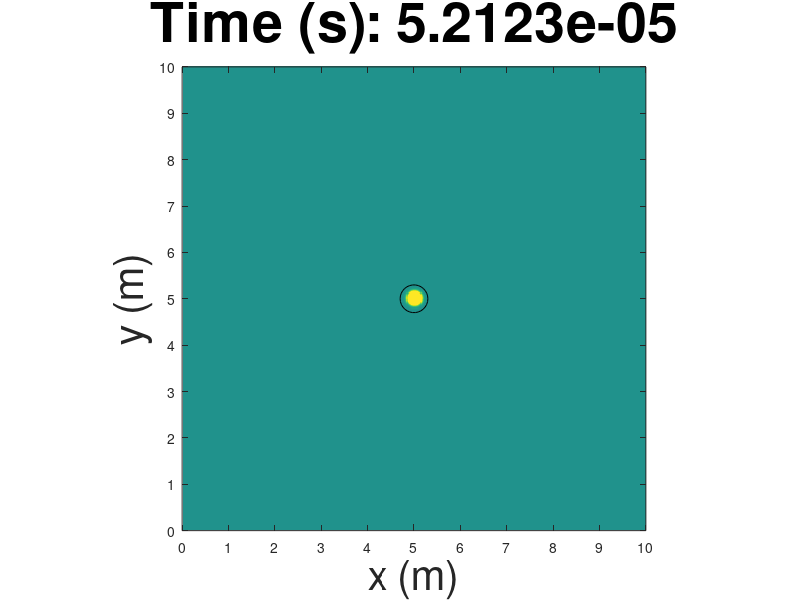

Reproduce this figure in MATLAB. (Note: this script raises an error after producing the figure.)
%program finite_difference_calculation_2D_with_screen_v1_scaled.m
%first edition 29112017
%addition of absorbing boundary layers (PML) Lei 19-01-2018
%screen 14012018
clear all
%close all

ax=100;
ay=100;

%%%%%%%%%%%%%%%%%%%%%%%%%%%%
%USER DEFINITIONS
%%%%%%%%%%%%%%%%%%%%%%%%%%%%
c0=340;
rho0=1.3;
factor=4;
xmax=10;
ymax=10;
nx=ax*factor;
ny=ay*factor;

sources=[5,5];

source_width_x=0.1;
source_width_y=0.1;
ywallbottom=0;

%ywalltop=1.5;
ywalltop=0.01;

xwall=5;
imovie=1;
ipauze=50;
nt=400;

%yymin=-0.05;
%yymax=0.08;

yymin=-0.15;
yymax=0.15;

schaal_v=[0 1.5];
schaal_p=[-0.1 0.1];




%%%%%%%%%%%%%%%%%%%%%%%%%%%%
%%%%%%%%%%%%%%%%%%%%%%%%%%%%
%%%%%%%%%%%%%%%%%%%%%%%%%%%%



vx=zeros(nx,ny);
vy=zeros(nx,ny);

x=linspace(0,xmax,nx)';
y=linspace(0,ymax,ny)';
xmat=x*ones(1,ny);
ymat=ones(nx,1)*y';

p=zeros(nx,ny);
%%%Ingang t=0%%%

for i=1:size(sources,1),
    p=p+exp(-((xmat-sources(i,1))/source_width_x).^2-((ymat-sources(i,2))/source_width_y).^2);
end

%p=exp(-((xmat-xsource)/source_width_x).^2-((ymat-ysource)/source_width_x).^2);


dx=x(2)-x(1);
dy=y(2)-y(1);

c=ones(nx,ny)*c0;

rho=ones(nx,ny)*rho0;

%rho(:,150:200)=0.1;

rhox=0.5*p./(c.^2);
rhoy=0.5*p./(c.^2);


dt=0.5*sqrt(dx^2+dy^2)/max(max(c));


%%%%%%%%%%%%%%%%%%%%%%%%%%%%%%%%%%%%%%%%%%%%%%%%%%%%%%%%%%%%%%%%%%%%%%%%%%%%%%%%%%
%%%%%%%%%%%%%%%%%%%%%%%%%%%%%%%%%%%%%%%%%%%%%%%%%%%%%%%%%%%%%%%%%%%%%%%%%%%%%%%%%%
%% PML
%%%%%%%%%%%%%%%%%%%%%%%%%%%%%%%%%%%%%%%%%%%%%%%%%%%%%%%%%%%%%%%%%%%%%%%%%%%%%%%%%%
%%%%%%%%%%%%%%%%%%%%%%%%%%%%%%%%%%%%%%%%%%%%%%%%%%%%%%%%%%%%%%%%%%%%%%%%%%%%%%%%%%

pml_x=ones(nx,1);
pml_y=ones(1,ny);

pml_size=20;  %%in number of pixels
decay_factor=4;

pml_index=1:pml_size;

%%%%%%%%%%%%%%%%%%%%%%%%%%%%%%%%%%%%%%%%%%%%%%%%%%%%%%%%%%%%%%%%%%%%%%%%%%%%%%%%
pml_x_up=decay_factor*(max(c(:))/dx)*((pml_index-pml_size-1)./(0-pml_size)).^4;
pml_x_down=decay_factor*(max(c(:))/dx)*(pml_index./pml_size).^4;

pml_x_up=exp(-pml_x_up*dt/2);
pml_x_down=exp(-pml_x_down*dt/2);


pml_y_left=decay_factor*(max(c(:))/dy)*((pml_index-pml_size-1)./(0-pml_size)).^4;
pml_y_right=decay_factor*(max(c(:))/dy)*(pml_index./pml_size).^4;

pml_y_left=exp(-pml_y_left*dt/2);
pml_y_right=exp(-pml_y_right*dt/2);

%%%%%%%%%%%%%%%%%%%%%%%%%%%%%%%%%%%%%%%%%%%%%%%%%%%%%%%%%%%%%%%%%%%%%%%%%%%%%%%%%


%%%%%%%%%%%%%%%%%%%%%%%%%%%%%%%%%%%%%%%%%%%%%%%%%%%%%%%%%%%%%%%%%%%%%%%%%%%%%%%%%
pml_x(1:pml_size,1)=pml_x_up;
pml_x(end-pml_size+1:end,1)=pml_x_down;
pml_y(1,1:pml_size)=pml_y_left;
pml_y(1,end-pml_size+1:end)=pml_y_right;
%%%%%%%%%%%%%%%%%%%%%%%%%%%%%%%%%%%%%%%%%%%%%%%%%%%%%%%%%%%%%%%%%%%%%%%%%%%%%%%%%


%%%%%%%%%%%%%%%%%%%%%%%%%%%%%%%%%%%%%%%%%%%%%%%%%%%%%%%%%%%%%%%%%%%%%%%%%%%%%%%%%%
decay_matrix_x=pml_x*ones(1,ny);
decay_matrix_y=ones(nx,1)*pml_y;
%%%%%%%%%%%%%%%%%%%%%%%%%%%%%%%%%%%%%%%%%%%%%%%%%%%%%%%%%%%%%%%%%%%%%%%%%%%%%%%%%%



 

%%%%%%%%%%%%%%%%%%%%%%%%%%%%%%%%%%%%%%%%%%%%%%%%%%%%%%%%%%%%%%%%%%%%%%%%%%%%%%%%%%
%%%%%%%%%%%%%%%%%%%%%%%%%%%%%%%%%%%%%%%%%%%%%%%%%%%%%%%%%%%%%%%%%%%%%%%%%%%%%%%%%%

%staggered grid



%T=(1:nt)';
image_counter=0;
AA=clock;AAA=['y',int2str(AA(1)),'m',int2str(AA(2)),'d',int2str(AA(3)),'_',int2str(AA(4)),'h',int2str(AA(5))];

noice=rand(nt,1);
for ii=1:nt
 voldx=vx;
 voldy=vy;
 
 
 p0=zeros(nx,ny);
 %%%Tijdsafhankelijke ingang%%%
 %if mod(ii,10)==1
 
 %for i=1:size(sources,1),
  %   p0=p0+noice(ii)*exp(-((xmat-sources(i,1))/source_width_x).^2-((ymat-sources(i,2))/source_width_y).^2);
 %end
 
 %end
 
 %pold=p+p0;
 %pold=p;
 
 rhoxold=rhox+0.5*p0./(c.^2);
 rhoyold=rhoy+0.5*p0./(c.^2);
 
 %rhoxold=rhox;
 %rhoyold=rhoy;


 %%%%%%%%%%%%%%%%%%%%%%%%%%%%%%%%%%%
 vx=decay_matrix_x.*(decay_matrix_x.*voldx-1./rho.*(circshift(p,[1,0])-circshift(p,[0,0]))/(dx)*dt);
 vy=decay_matrix_y.*(decay_matrix_y.*voldy-1./rho.*(circshift(p,[0 1])-circshift(p,[0 0]))/(dy)*dt);

 vx(1,:)=0;
 vx(end,:)=0;
 vy(:,1)=0;
 vy(:,end)=0;
 %IYbottom=find(y>=ywallbottom);
 %IYtop=find(y>=ywalltop);
 %IXW=find(x>=xwall);
 %vy(IYbottom(1):IYtop(1),IXW(1))=0;
 
 %%%%%%%%%%%%%%%%%%%%%%%%%%%%%%%%%%%%%
 
 %%%%%%%%%%%%%%%%%%%%%%%%%%%%%%%%%%%%%
 rhox=decay_matrix_x.*(decay_matrix_x.*rhoxold-rho.*(circshift(vx,[0,0])-circshift(vx,[-1,0]))/(dx)*dt);
 rhoy=decay_matrix_y.*(decay_matrix_y.*rhoyold-rho.*(circshift(vy,[0,0])-circshift(vy,[0,-1]))/(dy)*dt);
 %%%%%%%%%%%%%%%%%%%%%%%%%%%%%%%%%%%%%
 
 %%%%%%%%
 p=c.^2.*(rhox+rhoy);
 %%%%%%%%
 

 
 tijd=ii*dt;
  
 if mod(ii,ipauze)==1 || ii == nt
   

   figure(3);
   imagesc(p,schaal_p);
   title({['Time (s): ',num2str(tijd)]},'FontSize',40);
   xlabel('x (m)','FontSize',30)
   ylabel('y (m)','FontSize',30)
   zoom on
   xlim([0 nx]);
   ylim([0 ny]);
   set(gca,'Ydir','normal');
   hold on
   %h3=plot([IXW(1),IXW(1)],[IYbottom(1),IYtop(1)],'r');
   %set(h3,'LineWidth',3);
   %hold on
   plot((nx/xmax)*sources(:,2),(ny/ymax)*sources(:,1),'ko','MarkerSize', 20)
   
   hold off
   axis equal
   axis on
   %set(cga,'XTickLabel',{0,1,2,3,4,5,6,7,8,9,10});
   xticks([linspace(0,nx,11)])
   xticklabels({'0','1','2','3','4','5','6','7','8','9','10'})
   yticks([linspace(0,ny,11)])
   yticklabels({'0','1','2','3','4','5','6','7','8','9','10'})
   ax = gca;
   ax.FontSize = 30; 
   a = colorbar;
   ylabel(a,"p' (Pa)",'FontSize',30,'Rotation',270);
   a.Label.Position(1) = 6;
   %pause(0.3);
   %pause
   
   
   
   if imovie==1,
     hh=figure(3);
     %set(hh,'position',[100 50 1400 700]);
     image_counter=image_counter+1;
     fprintf('storing image %i\n',image_counter);
     G=getframe(hh);
     %FF(image_counter)=G;
     [imind,cm] = rgb2ind(frame2im(G),256);
     if image_counter==1, 
       imwrite(imind,cm,['simulation-diffraction-screen_',AAA,'.gif'],'gif', 'Loopcount',inf); 
       else 
       imwrite(imind,cm,['simulation-diffraction-screen_',AAA,'.gif'],'gif','WriteMode','append'); 
       end;%end if image_counter==1
     pause(0.5);
     end;%end if imovie==1,
   
   
  end;%end if mod
 end;%end for ii

 
 